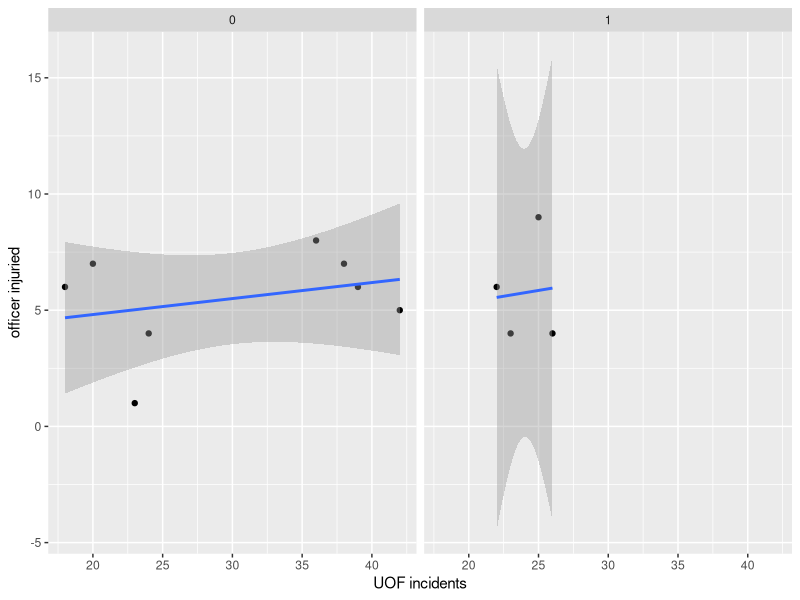
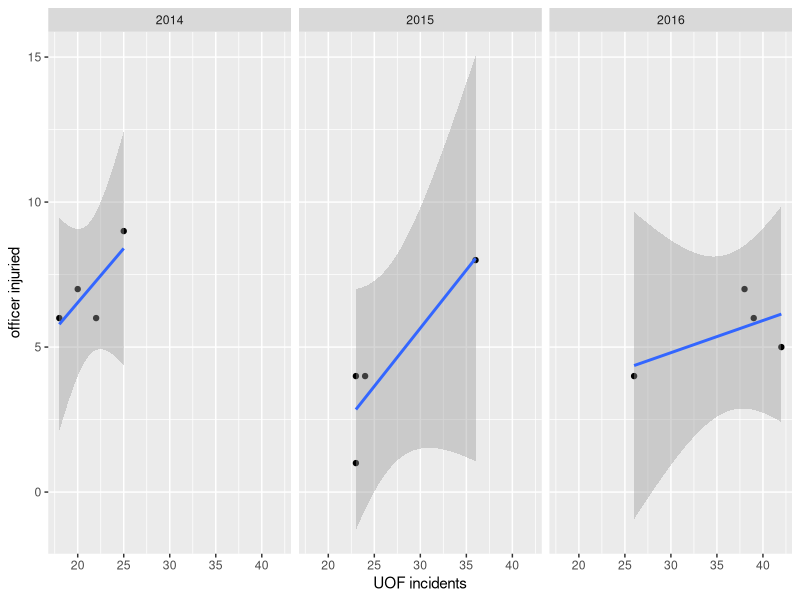
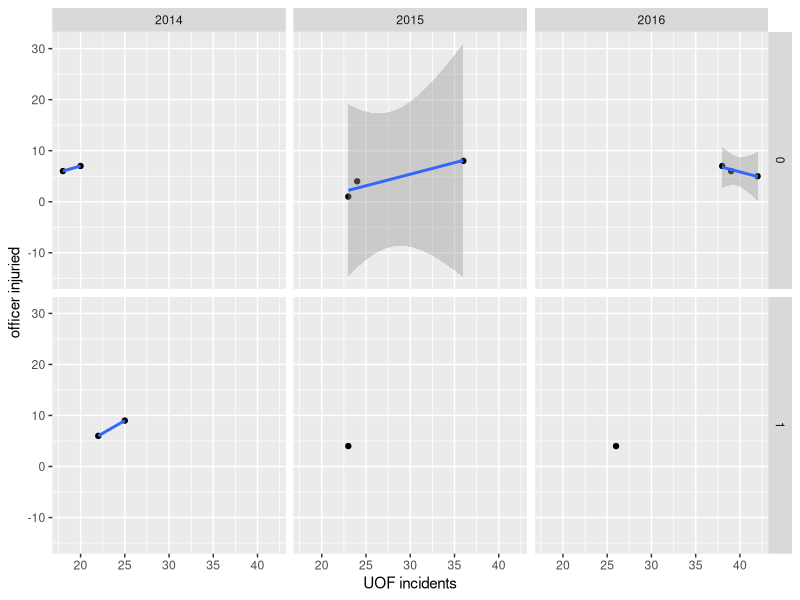
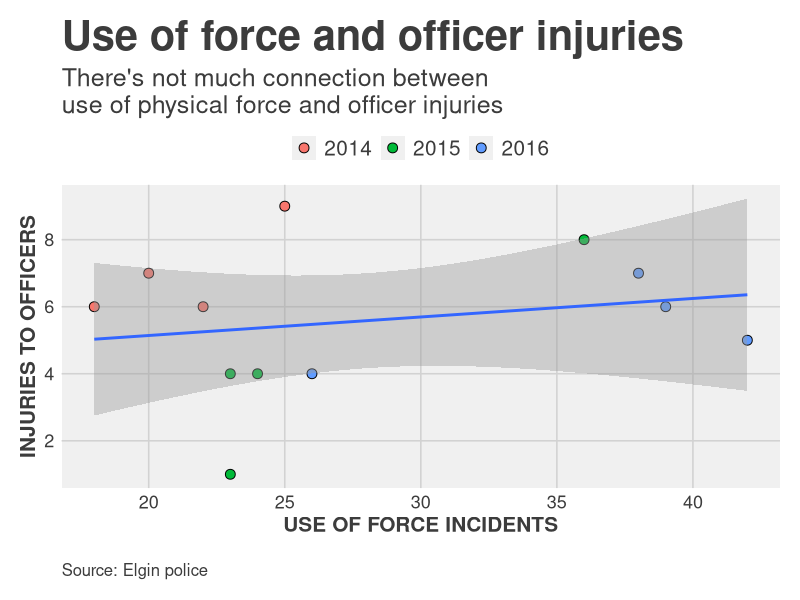

Write the R code that produced these figures, in order.
# Let's start by taking a look at the data 

library(readr)
df <- read_csv("ElginUOF.csv")
summary(df)


# What we're looking at is three years of data, by quarter,
# showing how many times officers had to use physical force
# to restrain suspects, how many times they used a taser or gun
# and how many times an officer or suspect was injured

# This isn't a big dataset - there are very few rows and columns
# But that means it's also easy to understand what we're seeing
# When you start working with data that has 100s of rows and columns
# these same techniques are going to be vital to understanding 
# what you have

# Right off the bat, I can see I need to create a column that
# only has years and a sort order. I don't know if I'm going to use it or not, 
# but I want it.

# first I sort the data by the Year_Quarter

df <-df[order(df$Year_Quarter),]
head(df)
# add column containing the row number. We can use this to sort later
df$sort <- seq.int(nrow(df)) 
head(df)

# Grab just the year and put in year column as number
df$year <- as.numeric(as.character( substr(df$Year_Quarter, start=1, stop=4) ))
# Grab just the quarter and put in quarter column
df$quarter <- substr(df$Year_Quarter, start=6, stop=7)

# check the columns
names(df)

# look at df and you can see that we've got a column of years now

#--------
# There are some interesting columns in there, but I want to answer
# a question: As use of physical force increased, do injuries for officers
# and suspects also increase?

# In order to work with this, I'm going to need to create a new 
# dataset and create at least one new column

# Let's create the new column. For Response to resistance, we have
# show of force only, which is basically a warning
# use of force only, which is an officer using physical technique
# like a hold, in response to resistance
# and then transition, which includes both showing and using
# But we don't have total instances where force was used.
# to do that, we need to add up transition and use of force
# and put that into a new column, we'll call it force

df$force <- df$UOF_only + df$Total_transitions
# Check DF and we can see it's at the end
# you can do that by clicking on the dataframe in
# Environment tab

# now let's create our dataset
names(df)
dfLook <- subset(df, select = c("year","Year_Quarter","force","Total_officer","Total_suspect"))
dfLook

# cool, but I've thought of another thing. Total injuries
# include major and minor injuries. Let's add those to our new df

dfLook$Officer_major <- df$Officer_mayor
dfLook$Suspect_major <- df$Suspect_major

# Now we have a smaller chunk of data to work with. let's save it
write_csv(dfLook,"dfLook.csv")

# Putting data you want to examine into its own df
# makes it far easier to manage. Now using summary we
# can see, for instance, that suspects get hurt more often than
# than officers, but offers have experience major
# injuries slightly more often.

summary(dfLook)

# let's use ggplot2 to do some visualizations
library(ggplot2)
library(ggthemes)

#---------------------
# This function set styles for the chart
# Be sure to run it before you plot

theme_gfx <- function(...) {
  theme_fivethirtyeight() +
    theme(
      plot.background = element_rect(fill = "white"),
      legend.background = element_rect(fill = "white"),
      plot.title = element_text(size = 30),
      plot.subtitle = element_text(size = 18),
      legend.text=element_text(size=15),
      axis.title=element_text(size=15, face="bold"),
      axis.text=element_text(size=13),
      plot.caption=element_text(size=12, hjust=0),
      # This puts the legend across the top
      legend.position="top", 
      legend.direction="horizontal",
      # removes label for legend
      legend.title = element_blank(),
      ...
    )
}

# -----
# Looking at force vs. Officer data

qplot(force,Total_officer,
      data=dfLook, 
      xlab="UOF incidents", 
      ylab="officer injuried") + 
  stat_smooth(method="lm") +
  facet_grid(. ~ factor(Officer_major))
# using qplot, we're looking to see if there's 
# a relationship between force incidents and
# number of times officers are injured
# But in this case, we've divided the data by
# whether an officer had a major injury. In our data
# either only one person was injured in a quarter or
# no officers were. So the labels of the two charts are
# 0 for none and 1 for one injury
# Take a moment to see if you get this. If we had a quarter
# where there were two injuries, we'd have a third chart with
# the dot for that quarter in it. 
# but as we can see here, major injuries occured with
# relatively low number os of force incidents.
# So more force incidents did not lead to more major injuries


qplot(force,Total_officer,
      data=dfLook, 
      xlab="UOF incidents", 
      ylab="officer injuried") + 
  stat_smooth(method="lm") +
  facet_grid(. ~ factor(year))
# here we use years as the factor to split the data
# into three charts. In this case, we can see
# that as time went on there were more incidents but
# no obvious pattern of increase

# the dark area associated with the trend line is 
# the 95% confidence interval. That's a prediction that
# if more data was added, 95% of it would likely fall
# within that area. As you can see, the area is pretty
# wide so there's not a lot of use in that prediction

# let's do one last exploratory chart. Let's use 
# both major injuries and year as factors

qplot(force,Total_officer,
      data=dfLook, 
      xlab="UOF incidents", 
      ylab="officer injuried") + 
  stat_smooth(method="lm") +
  facet_grid(factor(Officer_major) ~ factor(year))

# the more factors you add, the more complicated the chart
# In this case we divided the data by years
# and then for each year it was divided by major/minor injuries
# Be careful with this - it can get very hard to understand
# very quickly. But it can also provide some good insights.
# In this case, we can see the number of major injuries
# decreased from the first year and stayed low.
# Imagine if this were a dataset with thousands of numbers
# and you can see how valuable this function can be

# So let's look create the plot without any factors

# First let's take a closer look at the correlation
fit_officer <- lm(force ~ Total_officer, data = dfLook)
summary(fit_officer)

# Lots to uppack here. Honestly, I am not qualified to
# explain in detail these more advanced statistic measures. 
# What follows is a very over-simplified explanation. 
# Generally, you want ...
# A) your Adjusted R-square to be as close to 1.00 as possible
#    here it's -0.04986. Minus is fine - negative correlation
#    But, only about 4.9 percentof the observations can be explained by
#    the relationship between the two data sets.
#    So not much of a relationship
# B) the p-value to be less that 0.05. 

# HOWEVER: Don't expect too much out of these stats - we're using a very 
# small dataset so it's not going to be very informative and may even
# cause confusing results. Look at the portion labeled Coefficients:

# C) Std. Error and t value. You want the t values to be as large 
#    as possible versus the std errors. Neither are.
#    This is kind of like margin of error. If, for instance, a poll
#    says two candidates are at 51% vs. 49% and the margin of error is
#    five percentage points, that poll could be way off
# D) the Pr(>|t|) or p-value uses those T values and Error to compute the P-value
#    The top one is well under 0.05 (0.0081) which is good. It has ** which 
#    denotes ( under signif.codes) that it's close to zero (***) in whether
#    the result is random versus signifcant
#    But the bottom one is 0.5052 with is really bad!
# ------
# Statistics is a science. Our purpose in graphing these
# values out is to see how the data relates to the
# regression line and maybe spot outliers. We will seldom use 
# T values or R2 in our stories.
# But there's nothing wrong in knowing about these things. And in fact
# understanding when it's telling you that something's wrong can
# be very useful.
# Here's a link to a resource explaining what you see with the summary
# https://feliperego.github.io/blog/2015/10/23/Interpreting-Model-Output-In-R
# If you want to learn more about statistics, let me know. There's a 
# good textbook I can recommend.

# Now let's draw the plot as we would if we
# were going to use it in print or online
# At the very least, it'll be something that can be saved
# and emailed if you were discussing story angles with others

officer <- ggplot(dfLook) +
  aes(x=force, 
      y=Total_officer
  ) + 
  geom_point(stat="identity", 
             size = 3,
             shape=21,
             color="black",
             aes(
               fill=factor(year) ) # different colors for years
  ) +
  geom_smooth(method=lm) +
  theme_gfx()

# add all the titles.
officer <- officer + 
  labs(
    title="Use of force and officer injuries", # your headline
    subtitle="There's not much connection between \nuse of physical force and officer injuries",
    x="USE OF FORCE INCIDENTS",
    y="INJURIES TO OFFICERS",
    caption="\nSource: Elgin police") +
  scale_y_continuous(breaks=c(seq(0,10,2)) )

officer

# as we can see, there's a very slight correlation
# between the number of force incidents and injuries to
# officers. But the line only goes up very slightly - it's
# almost flat. And the 95% confidence rate is very wide
# So we can see there's not a significant correlation

# However, that doesn't mean there's not a story. 
# Because we labeled the years, we can see that 
# as they've increased the number of times they use
# physical response to resistance, that increase didn't
# result in a measureable increase in injuries - major or minor
# And that's a positive outcome.


# -----
# Now, in the space below, try looking at 
# use of force and injuries to suspects
